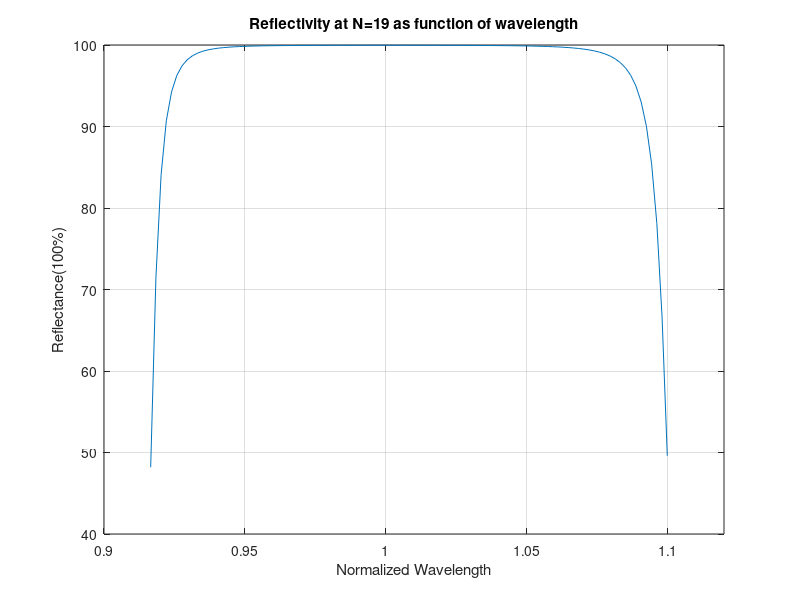

Write MATLAB code to recreate this figure.
clear all
w0 = 632.8E-9;
n0 = 120*3.14159;
ai = 1/n0;
as = 1.52/n0;
a1 = 1.65/n0;
a2 = 2.1/n0;

delta = @(x)3.1414*w0/(2*x);
F1 = @(delta)[cos(delta) -i*sin(delta)/a1 ; -i*a1*sin(delta) cos(delta)];
F2 = @(delta)[cos(delta) -i*sin(delta)/a2 ; -i*a2*sin(delta) cos(delta)];

F = @(F1,F2)(F1*F2);

FN = @(F)F^19;
R = @(A, B, C, D)abs((A*ai+ai*as*B-C-as*D)/(A*ai+ai*as*B+C+as*D));

x = linspace(580E-9, 696E-9, 100);

for xx = 1:100
    d = delta(x(xx));
    FF = FN(F(F1(d), F2(d)));
    A = FF(1, 1);
    B = FF(1, 2);
    C = FF(2, 1);
    D = FF(2, 2);
    
    R_vec(1,xx) = R(A, B, C, D);
end
figure
plot(x./w0, 100.*R_vec)
xlim([0.9 1.12])
%ylim([99.8 100])
xlabel('Normalized Wavelength')
ylabel('Reflectance(100%)')
title('Reflectivity at N=19 as function of wavelength')
grid on